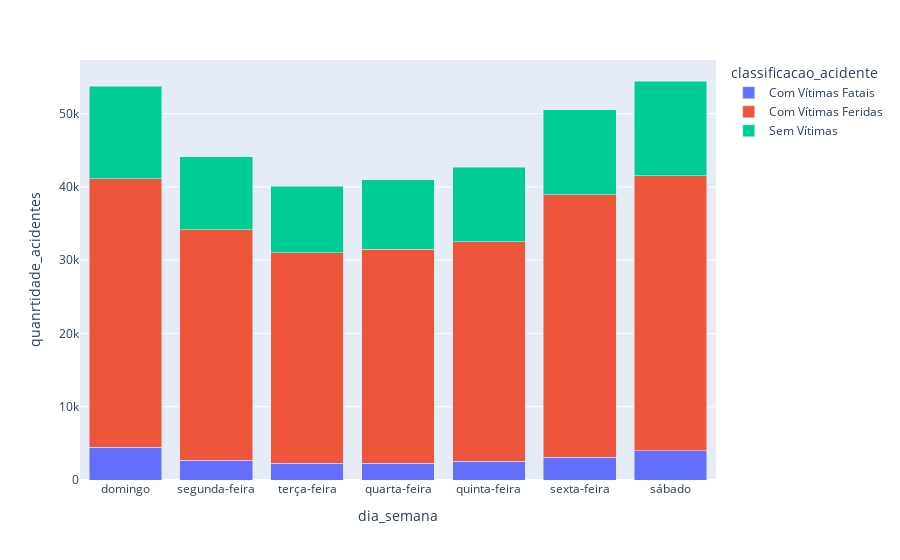

The notebook cell saved with this chart:
### Code cell
fig = px.bar(acidentes_por_dia, x="dia_semana", y="quanrtidade_acidentes", color="classificacao_acidente",
             barmode = 'stack')
dias = ['domingo', 'segunda-feira', 'terça-feira', 'quarta-feira', 'quinta-feira', 'sexta-feira', 'sábado']
fig.update_layout(xaxis={'categoryorder': 'array', 'categoryarray': dias})
fig.show()

### Figure 1 — Plotly figure (JSON) as saved in the notebook; plotly's stock layout.template omitted (floating-point values rounded to 4 significant figures)
{"data": [{"alignmentgroup": "True", "hovertemplate": "classificacao_acidente=Com Vítimas Fatais<br>dia_semana=%{x}<br>quanrtidade_acidentes=%{y}<extra></extra>", "legendgroup": "Com Vítimas Fatais", "marker": {"color": "#636efa", "pattern": {"shape": ""}}, "name": "Com Vítimas Fatais", "offsetgroup": "Com Vítimas Fatais", "orientation": "v", "showlegend": true, "textposition": "auto", "type": "bar", "x": ["domingo", "quarta-feira", "quinta-feira", "segunda-feira", "sexta-feira", "sábado", "terça-feira"], "xaxis": "x", "y": [4443, 2313, 2543, 2730, 3103, 4013, 2296], "yaxis": "y"}, {"alignmentgroup": "True", "hovertemplate": "classificacao_acidente=Com Vítimas Feridas<br>dia_semana=%{x}<br>quanrtidade_acidentes=%{y}<extra></extra>", "legendgroup": "Com Vítimas Feridas", "marker": {"color": "#EF553B", "pattern": {"shape": ""}}, "name": "Com Vítimas Feridas", "offsetgroup": "Com Vítimas Feridas", "orientation": "v", "showlegend": true, "textposition": "auto", "type": "bar", "x": ["domingo", "quarta-feira", "quinta-feira", "segunda-feira", "sexta-feira", "sábado", "terça-feira"], "xaxis": "x", "y": [36648, 29157, 30006, 31423, 35806, 37521, 28743], "yaxis": "y"}, {"alignmentgroup": "True", "hovertemplate": "classificacao_acidente=Sem Vítimas<br>dia_semana=%{x}<br>quanrtidade_acidentes=%{y}<extra></extra>", "legendgroup": "Sem Vítimas", "marker": {"color": "#00cc96", "pattern": {"shape": ""}}, "name": "Sem Vítimas", "offsetgroup": "Sem Vítimas", "orientation": "v", "showlegend": true, "textposition": "auto", "type": "bar", "x": ["domingo", "quarta-feira", "quinta-feira", "segunda-feira", "sexta-feira", "sábado", "terça-feira"], "xaxis": "x", "y": [12684, 9487, 10130, 9961, 11602, 12923, 9023], "yaxis": "y"}], "layout": {"barmode": "stack", "legend": {"title": {"text": "classificacao_acidente"}, "tracegroupgap": 0}, "margin": {"t": 60}, "xaxis": {"anchor": "y", "categoryarray": ["domingo", "segunda-feira", "terça-feira", "quarta-feira", "quinta-feira", "sexta-feira", "sábado"], "categoryorder": "array", "domain": [0, 1], "title": {"text": "dia_semana"}}, "yaxis": {"anchor": "x", "domain": [0, 1], "title": {"text": "quanrtidade_acidentes"}}}}
